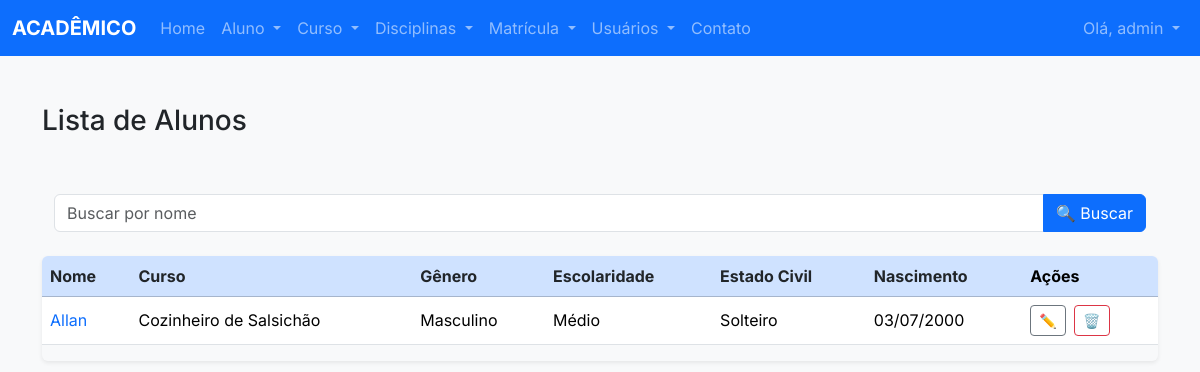
The page /alunos/ (signed in) on the database its author committed.
### alunos/models.py (models this page shows, shortened)
class Aluno(models.Model):
    nome = models.CharField(max_length=100)
    data_nascimento = models.DateField()
    cpf = models.CharField(max_length=14, unique=True)
    genero = models.CharField(max_length=2, choices=GENERO_CHOICES)
    estado_civil = models.CharField(
        max_length=30, choices=ESTADO_CIVIL_CHOICES)
    escolaridade = models.CharField(
        max_length=50, choices=ESCOLARIDADE_CHOICES)
    curso = models.ForeignKey(Curso, on_delete=models.RESTRICT)
    ativo = models.BooleanField(default=True)
    foto = StdImageField(
        upload_to='fotos/alunos',
        variations={'thumb': (150, 150), 'medium': (300, 300)},
        blank=True,
        null=True
    )

### cursos/models.py (models this page shows, shortened)
class Curso(models.Model):
    nome = models.CharField(max_length=100)
    def __str__(self):
        return self.nome

### alunos/views.py (the view)
# urls.py: path('', alunos, name='lista'),
@login_required
def alunos(request):
    query = request.GET.get('busca', '')
    if query:
        alunos = Aluno.objects.filter(ativo=True, nome__icontains=query)
    else:
        alunos = Aluno.objects.filter(ativo=True)
    dados = {'alunos': alunos, 'ativos': True, 'query': query}
    return render(request, 'alunos/lista.html', dados)

### alunos/templates/alunos/lista.html (shortened to what this page needs)
{% extends 'base.html' %}
{% block content %}
<div class="container my-4">
    <div class="d-flex justify-content-between align-items-center mb-3">
        {% if ativos %}
        <h1 class="h3">Lista de Alunos</h1>
        {% else %}
        <h1 class="h3 text-muted">Lista de Alunos Inativos</h1>
        {% endif %}
    </div>
    {% include 'partials/_busca.html' %}
    <div class="table-responsive shadow-sm rounded" style="overflow-x:auto;">
        <table class="table table-hover align-middle fixed-width-table">
            <thead class="table-primary sticky-top">
                <tr>
                    {% if ativos %}
                    <th scope="col"><a href="{% url 'alunos:ordenar' 'nome' %}?busca={{ query }}"
                            class="text-decoration-none text-dark">Nome</a></th>
                    <th scope="col"><a href="{% url 'alunos:ordenar' 'curso' %}?busca={{ query }}"
                            class="text-decoration-none text-dark">Curso</a></th>
                    <th scope="col"><a href="{% url 'alunos:ordenar' 'genero' %}?busca={{ query }}"
                            class="text-decoration-none text-dark">Gênero</a></th>
                    <th scope="col"><a href="{% url 'alunos:ordenar' 'escolaridade' %}?busca={{ query }}"
                            class="text-decoration-none text-dark">Escolaridade</a></th>
                    <th scope="col"><a href="{% url 'alunos:ordenar' 'estado_civil' %}?busca={{ query }}"
                            class="text-decoration-none text-dark">Estado Civil</a></th>
                    <th scope="col"><a href="{% url 'alunos:ordenar' 'data_nascimento' %}?busca={{ query }}"
                            class="text-decoration-none text-dark">Nascimento</a></th>
                    <th scope="col">Ações</th>
                    {% endif %}
                </tr>
            </thead>
            <tbody>
                {% for aluno in alunos %}
                <tr>
                    <td><a href="{% url 'alunos:detalhes' aluno.id %}" class="text-primary text-decoration-none">
                            {{aluno.nome }}</a></td>
                    <td>{{ aluno.curso }}</td>
                    <td>{{ aluno.get_genero_display }}</td>
                    <td>{{ aluno.get_escolaridade_display }}</td>
                    <td>{{ aluno.get_estado_civil_display }}</td>
                    <td>{{ aluno.data_nascimento|date:"d/m/Y" }}</td>
                    <td>
                        {% if ativos %}
                        <a href="{% url 'alunos:editar' aluno.id %}" class="btn btn-sm btn-outline-secondary me-1"
                            title="Editar">✏️</a>
                        <a href="{% url 'alunos:excluir' aluno.id %}" class="btn btn-sm btn-outline-danger"
                            title="Excluir" onclick="return confirm('Confirma a exclusão deste aluno?');">🗑️</a>
                        {% else %}
                        <a href="{% url 'alunos:ativar' aluno.id %}" class="btn btn-sm btn-outline-success"
                            title="Ativar">✅</a>
                        {% endif %}
                    </td>
                </tr>
                {% empty %}
                <tr>
                    <td colspan="7" class="text-center text-muted py-4">Nenhum aluno encontrado.</td>
                </tr>
                {% endfor %}
            </tbody>
        </table>
    </div>
</div>
{% endblock %}

### core/templates/partials/_menu.html (shortened to what this page needs)
<nav class="navbar navbar-expand-lg navbar-dark bg-primary">
    <div class="container-fluid">
        <a class="navbar-brand fw-bold" href="#">ACADÊMICO</a>
        <div class="collapse navbar-collapse" id="navbarNavDropdown">
            <ul class="navbar-nav me-auto mb-2 mb-lg-0">
                <li class="nav-item">
                    <a class="nav-link" href="{% url 'core:index' %}">Home</a>
                </li>
                <li class="nav-item dropdown">
                    <a class="nav-link dropdown-toggle" href="#" id="alunoDropdown" role="button"
                        data-bs-toggle="dropdown" aria-expanded="false">
                        Aluno
                    </a>
                </li>
                <li class="nav-item dropdown">
                    <a class="nav-link dropdown-toggle" href="#" id="cursoDropdown" role="button"
                        data-bs-toggle="dropdown" aria-expanded="false">
                        Curso
                    </a>
                </li>
                <li class="nav-item dropdown">
                    <a class="nav-link dropdown-toggle" href="#" id="disciplinaDropdown" role="button"
                        data-bs-toggle="dropdown" aria-expanded="false">
                        Disciplinas
                    </a>
                </li>
                <li class="nav-item dropdown">
                    <a class="nav-link dropdown-toggle" href="#" id="matriculaDropdown" role="button"
                        data-bs-toggle="dropdown" aria-expanded="false">
                        Matrícula
                    </a>
                </li>
                <li class="nav-item dropdown">
                    <a class="nav-link dropdown-toggle" href="#" id="usuariosDropdown" role="button"
                        data-bs-toggle="dropdown" aria-expanded="false">
                        Usuários
                    </a>
                </li>
                <li class="nav-item">
                    <a class="nav-link" href="{% url 'contato:index' %}">Contato</a>
                </li>
            </ul>
            {% if user.is_authenticated %}
            <ul class="navbar-nav">
                <li class="nav-item dropdown">
                    <a class="nav-link dropdown-toggle" href="#" id="userDropdown" role="button"
                        data-bs-toggle="dropdown" aria-expanded="false">
                        Olá, {{ user.username }}
                    </a>
                </li>
            </ul>
            {% endif %}
        </div>
    </div>
</nav>

### core/templates/base.html (style rules this page uses)
:root { --bs-body-font-family: 'Inter', sans-serif; }
html { scroll-behavior: smooth; }
body { font-smooth: always; -webkit-font-smoothing: antialiased; -moz-osx-font-smoothing: grayscale; background-color: #f8f9fa; color: #212529; }
h1, h2, h3, h4 { font-weight: 600; }
a { text-decoration: none; }
.container { padding-top: 1.5rem; padding-bottom: 1.5rem; }

### alunos/templates/alunos/lista.html (style rules this page uses)
.fixed-width-table { min-width: 900px; }

### rows shown on the page
Aluno: nome "Allan", curso "Cozinheiro de Salsichão", genero "Masculino", escolaridade "Médio", estado_civil "Solteiro", data_nascimento "03/07/2000"

### other values the page prints
{{ user.username }} "admin"
